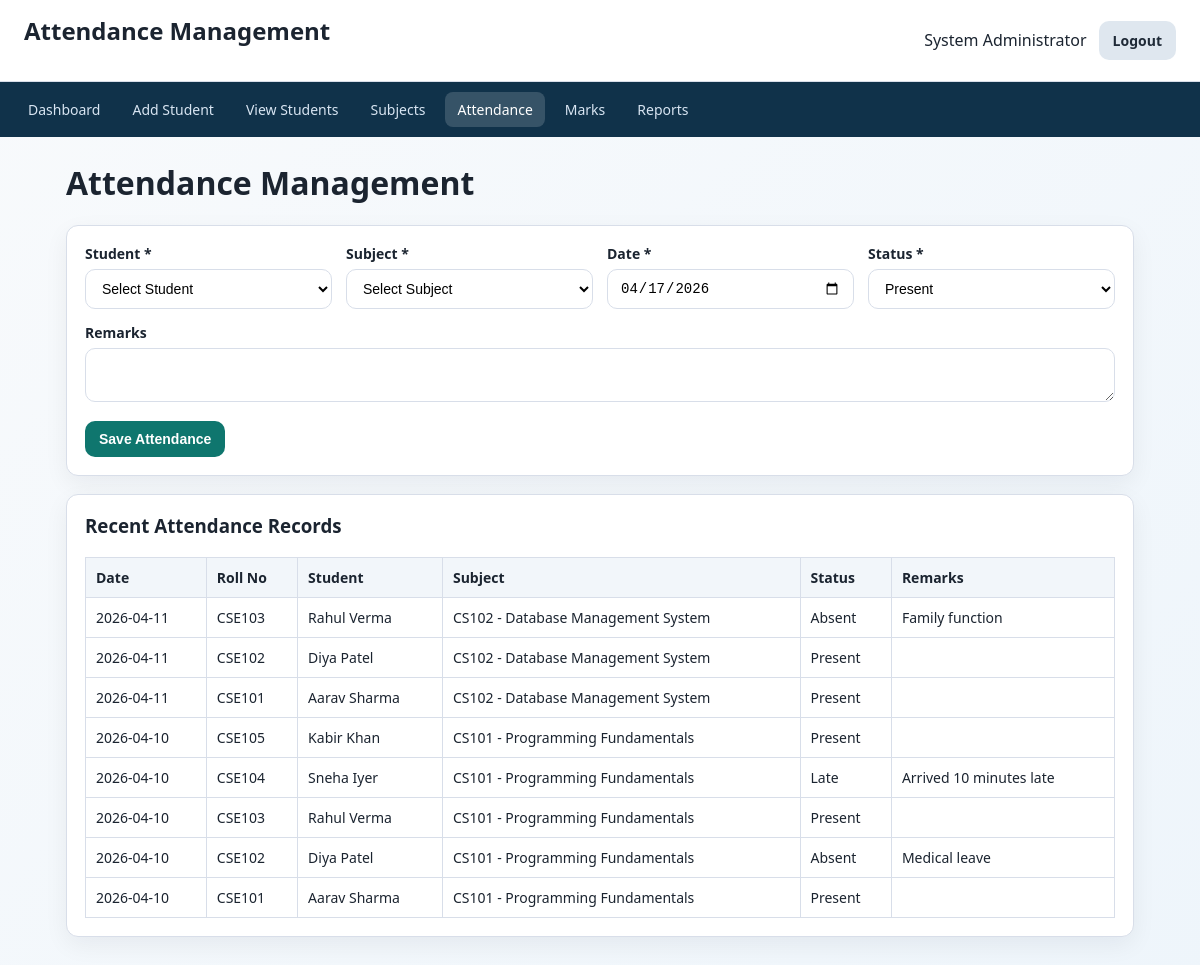
Page /attendance.php (signed in) on the committed database.
### tables this page shows
CREATE TABLE attendance (
    attendance_id INT AUTO_INCREMENT PRIMARY KEY,
    student_id INT NOT NULL,
    subject_id INT NOT NULL,
    attendance_date DATE NOT NULL,
    status ENUM('Present', 'Absent', 'Late') NOT NULL DEFAULT 'Present',
    remarks VARCHAR(255) DEFAULT NULL,
    created_at TIMESTAMP DEFAULT CURRENT_TIMESTAMP,
    UNIQUE KEY unique_attendance (student_id, subject_id, attendance_date),
    CONSTRAINT fk_attendance_student FOREIGN KEY (student_id)
        REFERENCES students(student_id) ON DELETE CASCADE ON UPDATE CASCADE,
    CONSTRAINT fk_attendance_subject FOREIGN KEY (subject_id)
        REFERENCES subjects(subject_id) ON DELETE CASCADE ON UPDATE CASCADE
);

CREATE TABLE students (
    student_id INT AUTO_INCREMENT PRIMARY KEY,
    roll_no VARCHAR(20) NOT NULL UNIQUE,
    first_name VARCHAR(50) NOT NULL,
    last_name VARCHAR(50) NOT NULL,
    gender ENUM('Male', 'Female', 'Other') NOT NULL,
    dob DATE,
    email VARCHAR(100),
    phone VARCHAR(15),
    course VARCHAR(100) NOT NULL,
    year_sem VARCHAR(30) NOT NULL,
    address TEXT,
    created_at TIMESTAMP DEFAULT CURRENT_TIMESTAMP
);

CREATE TABLE subjects (
    subject_id INT AUTO_INCREMENT PRIMARY KEY,
    subject_code VARCHAR(20) NOT NULL UNIQUE,
    subject_name VARCHAR(100) NOT NULL,
    course VARCHAR(100) NOT NULL,
    semester VARCHAR(30) NOT NULL,
    max_marks INT NOT NULL DEFAULT 100,
    created_at TIMESTAMP DEFAULT CURRENT_TIMESTAMP
);

### db_connect.php (called while the page is built, shortened)
<?php
function h($value)
{
    return htmlspecialchars((string) $value, ENT_QUOTES, 'UTF-8');
}

### attendance.php (the view, shortened to what this page needs)
<?php
require_once 'db_connect.php';
$attendanceList = $conn->query(
    'SELECT a.attendance_id, a.attendance_date, a.status, a.remarks,
            s.roll_no, s.first_name, s.last_name,
            sub.subject_code, sub.subject_name
     FROM attendance a
     INNER JOIN students s ON a.student_id = s.student_id
     INNER JOIN subjects sub ON a.subject_id = sub.subject_id
     ORDER BY a.attendance_date DESC, a.attendance_id DESC
     LIMIT 100'
);
?>
<!DOCTYPE html>
<html lang="en">
<head>
    <link rel="stylesheet" href="style.css">
</head>
<body>
    <header class="topbar">
        <h2>Attendance Management</h2>
        <div class="topbar-right">
            <span><?php echo h($_SESSION['admin_name'] ?? 'Admin'); ?></span>
            <a href="logout.php" class="btn btn-secondary">Logout</a>
        </div>
    </header>
    <nav class="navbar">
        <a href="dashboard.php">Dashboard</a>
        <a href="add_student.php">Add Student</a>
        <a href="view_students.php">View Students</a>
        <a href="subjects.php">Subjects</a>
        <a href="attendance.php" class="active">Attendance</a>
        <a href="add_marks.php">Marks</a>
        <a href="report.php">Reports</a>
    </nav>
    <main class="container">
        <h1>Attendance Management</h1>
        <form method="post" class="card form-grid needs-validation" novalidate>
            <div>
                <label for="student_id">Student *</label>
                <select id="student_id" name="student_id" required>
                    <option value="">Select Student</option>
                </select>
            </div>
            <div>
                <label for="subject_id">Subject *</label>
                <select id="subject_id" name="subject_id" required>
                    <option value="">Select Subject</option>
                </select>
            </div>
            <div>
                <label for="attendance_date">Date *</label>
                <input type="date" id="attendance_date" name="attendance_date" value="<?php echo h($_POST['attendance_date'] ?? date('Y-m-d')); ?>" required>
            </div>
            <div>
                <label for="status">Status *</label>
                <select id="status" name="status" required>
                    <option value="Present" <?php echo (($_POST['status'] ?? 'Present') === 'Present') ? 'selected' : ''; ?>>Present</option>
                </select>
            </div>
            <div class="full-width">
                <label for="remarks">Remarks</label>
                <textarea id="remarks" name="remarks" rows="2"><?php echo h($_POST['remarks'] ?? ''); ?></textarea>
            </div>
            <div class="full-width">
                <button type="submit" class="btn btn-primary">Save Attendance</button>
            </div>
        </form>
        <div class="card table-wrapper">
            <h3>Recent Attendance Records</h3>
            <table>
                <thead>
                    <tr>
                        <th>Date</th>
                        <th>Roll No</th>
                        <th>Student</th>
                        <th>Subject</th>
                        <th>Status</th>
                        <th>Remarks</th>
                    </tr>
                </thead>
                <tbody>
                    <?php if ($attendanceList && $attendanceList->num_rows > 0): ?>
                        <?php while ($row = $attendanceList->fetch_assoc()): ?>
                            <tr>
                                <td><?php echo h($row['attendance_date']); ?></td>
                                <td><?php echo h($row['roll_no']); ?></td>
                                <td><?php echo h($row['first_name'] . ' ' . $row['last_name']); ?></td>
                                <td><?php echo h($row['subject_code'] . ' - ' . $row['subject_name']); ?></td>
                                <td><?php echo h($row['status']); ?></td>
                                <td><?php echo h($row['remarks']); ?></td>
                            </tr>
                        <?php endwhile; ?>
                    <?php else: ?>
                        <tr>
                            <td colspan="6">No attendance records found.</td>
                        </tr>
                    <?php endif; ?>
                </tbody>
            </table>
        </div>
    </main>
</body>
</html>

### style.css (style rules this page uses)
:root { --bg: #f5f7fb; --surface: #ffffff; --text: #1b2430; --muted: #5c6773; --primary: #0f766e; --primary-dark: #0a5a54; --danger: #b42318; --border: #d8dee9; --success-bg: #e7f7ed; --success-text: #1d6f42; --error-bg: #fdecec; --error-text: #8a1f1f; --radius: 12px; --shadow: 0 8px 24px rgba(15, 23, 42, 0.06); }
* { box-sizing: border-box; }
body { margin: 0; font-family: 'Segoe UI', Tahoma, Geneva, Verdana, sans-serif; background: linear-gradient(135deg, #f8fafc 0%, #eef5fb 100%); color: var(--text); }
h1, h2, h3 { margin-top: 0; }
.topbar { background: var(--surface); padding: 14px 24px; display: flex; justify-content: space-between; align-items: center; border-bottom: 1px solid var(--border); position: sticky; top: 0; z-index: 20; }
.topbar-right { display: flex; align-items: center; gap: 12px; }
.navbar { background: #10324a; padding: 10px 16px; display: flex; gap: 8px; flex-wrap: wrap; }
.navbar a { color: #d8e5f2; text-decoration: none; padding: 8px 12px; border-radius: 8px; font-size: 14px; }
.navbar a:hover, .navbar a.active { background: rgba(255, 255, 255, 0.16); color: #ffffff; }
.container { max-width: 1100px; margin: 24px auto; padding: 0 16px 24px; }
.card { background: var(--surface); border: 1px solid var(--border); border-radius: var(--radius); box-shadow: var(--shadow); padding: 18px; margin-bottom: 18px; }
.form-grid { display: grid; grid-template-columns: repeat(auto-fit, minmax(220px, 1fr)); gap: 14px; }
.full-width { grid-column: 1 / -1; }
label { display: block; margin-bottom: 6px; font-weight: 600; font-size: 14px; }
input, select, textarea { width: 100%; border: 1px solid var(--border); border-radius: 10px; padding: 10px 12px; font-size: 14px; background: #fff; }
.btn { border: 0; padding: 10px 14px; border-radius: 10px; cursor: pointer; text-decoration: none; display: inline-block; font-size: 14px; font-weight: 600; }
.btn-primary { background: var(--primary); color: #fff; }
.btn-secondary { background: #dfe7ef; color: #1f2a37; }
.table-wrapper { overflow-x: auto; }
table { width: 100%; border-collapse: collapse; font-size: 14px; }
table th, table td { border: 1px solid var(--border); padding: 10px; text-align: left; }
table th { background: #f2f6fa; }

### rows in the picture
attendance: attendance_date "2026-04-11", student.roll_no "CSE103", student.last_name "Rahul Verma", subject.subject_name "CS102 - Database Management System", status "Absent", remarks "Family function"
attendance: attendance_date "2026-04-11", student.roll_no "CSE102", student.last_name "Diya Patel", subject.subject_name "CS102 - Database Management System", status "Present"
attendance: attendance_date "2026-04-11", student.roll_no "CSE101", student.last_name "Aarav Sharma", subject.subject_name "CS102 - Database Management System", status "Present"
attendance: attendance_date "2026-04-10", student.roll_no "CSE105", student.last_name "Kabir Khan", subject.subject_name "CS101 - Programming Fundamentals", status "Present"
attendance: attendance_date "2026-04-10", student.roll_no "CSE104", student.last_name "Sneha Iyer", subject.subject_name "CS101 - Programming Fundamentals", status "Late", remarks "Arrived 10 minutes late"
attendance: attendance_date "2026-04-10", student.roll_no "CSE103", student.last_name "Rahul Verma", subject.subject_name "CS101 - Programming Fundamentals", status "Present"
attendance: attendance_date "2026-04-10", student.roll_no "CSE102", student.last_name "Diya Patel", subject.subject_name "CS101 - Programming Fundamentals", status "Absent", remarks "Medical leave"
attendance: attendance_date "2026-04-10", student.roll_no "CSE101", student.last_name "Aarav Sharma", subject.subject_name "CS101 - Programming Fundamentals", status "Present"

### other values in the picture
$_SESSION['admin_name'] "System Administrator"
